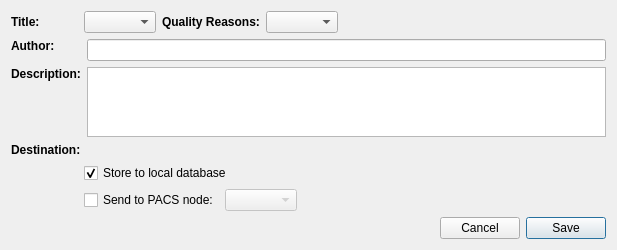
<?xml version="1.0" encoding="UTF-8"?>
<ui version="4.0">
 <class>udg::KeyImageNoteCreatorWidgetBase</class>
 <widget class="QWidget" name="udg::KeyImageNoteCreatorWidgetBase">
  <property name="geometry">
   <rect>
    <x>0</x>
    <y>0</y>
    <width>617</width>
    <height>235</height>
   </rect>
  </property>
  <property name="sizePolicy">
   <sizepolicy hsizetype="Preferred" vsizetype="Preferred">
    <horstretch>0</horstretch>
    <verstretch>0</verstretch>
   </sizepolicy>
  </property>
  <property name="maximumSize">
   <size>
    <width>16777215</width>
    <height>16777215</height>
   </size>
  </property>
  <property name="windowTitle">
   <string>Create Key Image Note</string>
  </property>
  <layout class="QVBoxLayout" name="verticalLayout_2">
   <item>
    <layout class="QHBoxLayout" name="horizontalLayout">
     <item>
      <widget class="QLabel" name="m_documentTitleLabel">
       <property name="sizePolicy">
        <sizepolicy hsizetype="Fixed" vsizetype="Fixed">
         <horstretch>0</horstretch>
         <verstretch>0</verstretch>
        </sizepolicy>
       </property>
       <property name="minimumSize">
        <size>
         <width>67</width>
         <height>16</height>
        </size>
       </property>
       <property name="maximumSize">
        <size>
         <width>16777215</width>
         <height>16777215</height>
        </size>
       </property>
       <property name="font">
        <font>
         <weight>75</weight>
         <bold>true</bold>
        </font>
       </property>
       <property name="text">
        <string>Title:</string>
       </property>
      </widget>
     </item>
     <item>
      <widget class="QComboBox" name="m_documentTitleComboBox">
       <property name="sizePolicy">
        <sizepolicy hsizetype="Preferred" vsizetype="Preferred">
         <horstretch>0</horstretch>
         <verstretch>0</verstretch>
        </sizepolicy>
       </property>
      </widget>
     </item>
     <item>
      <widget class="QLabel" name="m_rejectedForQualityReasonsLabel">
       <property name="sizePolicy">
        <sizepolicy hsizetype="Fixed" vsizetype="Fixed">
         <horstretch>0</horstretch>
         <verstretch>0</verstretch>
        </sizepolicy>
       </property>
       <property name="minimumSize">
        <size>
         <width>0</width>
         <height>0</height>
        </size>
       </property>
       <property name="font">
        <font>
         <weight>75</weight>
         <bold>true</bold>
        </font>
       </property>
       <property name="text">
        <string>Quality Reasons:</string>
       </property>
      </widget>
     </item>
     <item>
      <widget class="QComboBox" name="m_documentTitleQualityReasonsComboBox">
       <property name="enabled">
        <bool>true</bool>
       </property>
       <property name="sizePolicy">
        <sizepolicy hsizetype="Preferred" vsizetype="Preferred">
         <horstretch>0</horstretch>
         <verstretch>0</verstretch>
        </sizepolicy>
       </property>
      </widget>
     </item>
     <item>
      <spacer name="horizontalSpacer_3">
       <property name="orientation">
        <enum>Qt::Horizontal</enum>
       </property>
       <property name="sizeHint" stdset="0">
        <size>
         <width>40</width>
         <height>20</height>
        </size>
       </property>
      </spacer>
     </item>
    </layout>
   </item>
   <item>
    <layout class="QFormLayout" name="formLayout">
     <property name="fieldGrowthPolicy">
      <enum>QFormLayout::AllNonFixedFieldsGrow</enum>
     </property>
     <item row="0" column="0">
      <widget class="QLabel" name="m_observerNameLabel">
       <property name="sizePolicy">
        <sizepolicy hsizetype="Preferred" vsizetype="Fixed">
         <horstretch>0</horstretch>
         <verstretch>0</verstretch>
        </sizepolicy>
       </property>
       <property name="minimumSize">
        <size>
         <width>0</width>
         <height>0</height>
        </size>
       </property>
       <property name="font">
        <font>
         <weight>75</weight>
         <bold>true</bold>
        </font>
       </property>
       <property name="text">
        <string>Author:</string>
       </property>
      </widget>
     </item>
     <item row="0" column="1">
      <widget class="QLineEdit" name="m_observerName">
       <property name="sizePolicy">
        <sizepolicy hsizetype="Preferred" vsizetype="Fixed">
         <horstretch>191</horstretch>
         <verstretch>20</verstretch>
        </sizepolicy>
       </property>
       <property name="maximumSize">
        <size>
         <width>16777215</width>
         <height>16777215</height>
        </size>
       </property>
      </widget>
     </item>
     <item row="1" column="0">
      <widget class="QLabel" name="m_keyImageNoteDescriptionLabel">
       <property name="sizePolicy">
        <sizepolicy hsizetype="Preferred" vsizetype="Fixed">
         <horstretch>0</horstretch>
         <verstretch>0</verstretch>
        </sizepolicy>
       </property>
       <property name="minimumSize">
        <size>
         <width>0</width>
         <height>0</height>
        </size>
       </property>
       <property name="font">
        <font>
         <weight>75</weight>
         <bold>true</bold>
        </font>
       </property>
       <property name="text">
        <string>Description:</string>
       </property>
      </widget>
     </item>
     <item row="1" column="1">
      <widget class="QTextEdit" name="m_keyObjectDescription">
       <property name="sizePolicy">
        <sizepolicy hsizetype="Preferred" vsizetype="Preferred">
         <horstretch>0</horstretch>
         <verstretch>0</verstretch>
        </sizepolicy>
       </property>
       <property name="maximumSize">
        <size>
         <width>16777215</width>
         <height>16777215</height>
        </size>
       </property>
      </widget>
     </item>
    </layout>
   </item>
   <item>
    <widget class="QLabel" name="m_destinationLabel">
     <property name="font">
      <font>
       <weight>75</weight>
       <bold>true</bold>
      </font>
     </property>
     <property name="text">
      <string>Destination:</string>
     </property>
    </widget>
   </item>
   <item>
    <layout class="QHBoxLayout" name="horizontalLayout_3">
     <item>
      <spacer name="horizontalSpacer_4">
       <property name="orientation">
        <enum>Qt::Horizontal</enum>
       </property>
       <property name="sizeType">
        <enum>QSizePolicy::Fixed</enum>
       </property>
       <property name="sizeHint" stdset="0">
        <size>
         <width>73</width>
         <height>20</height>
        </size>
       </property>
      </spacer>
     </item>
     <item>
      <layout class="QVBoxLayout" name="verticalLayout">
       <item>
        <widget class="QCheckBox" name="m_storeToLocalCheckBox">
         <property name="text">
          <string>Store to local database</string>
         </property>
         <property name="checked">
          <bool>true</bool>
         </property>
        </widget>
       </item>
       <item>
        <layout class="QHBoxLayout" name="horizontalLayout_2">
         <item>
          <widget class="QCheckBox" name="m_sendToPacsCheckBox">
           <property name="sizePolicy">
            <sizepolicy hsizetype="Fixed" vsizetype="Fixed">
             <horstretch>0</horstretch>
             <verstretch>0</verstretch>
            </sizepolicy>
           </property>
           <property name="text">
            <string>Send to PACS node:</string>
           </property>
          </widget>
         </item>
         <item>
          <widget class="QComboBox" name="m_pacsNodeComboBox">
           <property name="enabled">
            <bool>false</bool>
           </property>
          </widget>
         </item>
         <item>
          <spacer name="horizontalSpacer_5">
           <property name="orientation">
            <enum>Qt::Horizontal</enum>
           </property>
           <property name="sizeHint" stdset="0">
            <size>
             <width>40</width>
             <height>20</height>
            </size>
           </property>
          </spacer>
         </item>
        </layout>
       </item>
      </layout>
     </item>
    </layout>
   </item>
   <item>
    <layout class="QHBoxLayout" name="horizontalLayout_4">
     <item>
      <spacer name="horizontalSpacer_2">
       <property name="orientation">
        <enum>Qt::Horizontal</enum>
       </property>
       <property name="sizeHint" stdset="0">
        <size>
         <width>40</width>
         <height>20</height>
        </size>
       </property>
      </spacer>
     </item>
     <item>
      <widget class="QPushButton" name="m_cancelButton">
       <property name="text">
        <string>Cancel</string>
       </property>
      </widget>
     </item>
     <item>
      <widget class="QPushButton" name="m_saveButton">
       <property name="text">
        <string>Save</string>
       </property>
       <property name="icon">
        <iconset resource="../main/main.qrc">
         <normaloff>:/images/filesave.png</normaloff>:/images/filesave.png</iconset>
       </property>
       <property name="default">
        <bool>true</bool>
       </property>
      </widget>
     </item>
    </layout>
   </item>
  </layout>
 </widget>
 <resources>
  <include location="../main/main.qrc"/>
 </resources>
 <connections/>
</ui>
